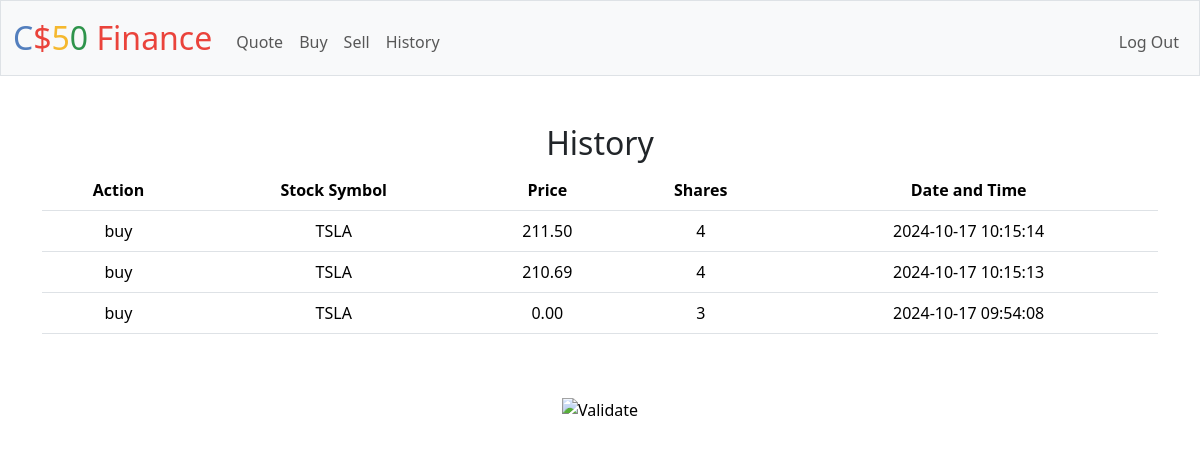
/history (signed in), run on an earlier commit of the app's database.
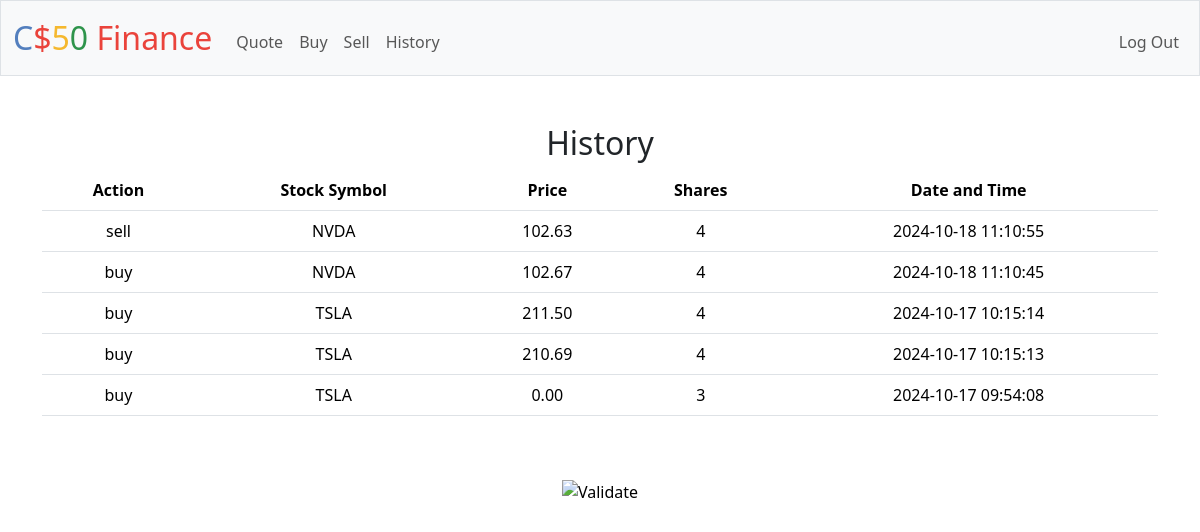
And on a later commit of the database.
### tables this page shows
CREATE TABLE history(
    id INTEGER PRIMARY KEY AUTOINCREMENT,
    user_id INTEGER NOT NULL,
    symbol TEXT NOT NULL,
    shares INTEGER NOT NULL,
    price REAL NOT NULL,
    action TEXT NOT NULL,
    timestamp DATETIME DEFAULT CURRENT_TIMESTAMP,
    FOREIGN KEY(user_id) REFERENCES users(id)
);

### app.py (the view)
@app.route("/history")
@login_required
def history():
    user_id = session.get("user_id")
    history = db.execute("SELECT symbol, shares, price, action, timestamp FROM history WHERE user_id = ? ORDER BY timestamp DESC", user_id)
    return render_template("history.html", history=history)

### app.py (called while the page is built)
@app.after_request
def after_request(response):
    response.headers["Cache-Control"] = "no-cache, no-store, must-revalidate"
    response.headers["Expires"] = 0
    response.headers["Pragma"] = "no-cache"
    return response

### helpers.py (called while the page is built)
def login_required(f):
    @wraps(f)
    def decorated_function(*args, **kwargs):
        if session.get("user_id") is None:
            return redirect("/login")
        return f(*args, **kwargs)
    return decorated_function

### templates/history.html (shortened to what this page needs)
{% extends "layout.html" %}
{% block main %}
    <h2>History</h2>
    <table class="table">
        <thead>
            <tr>
                <th>Action</th>
                <th>Stock Symbol</th>
                <th>Price</th>
                <th>Shares</th>
                <th>Date and Time</th>
            </tr>
        </thead>
        <tbody>
            {% for history in history %}
            <tr>
                <td>{{ history.action }}</td>
                <td>{{ history.symbol }}</td>
                <td>
                    {% if history.price is not none %}
                    {{ "%.2f"|format(history.price | float) }}
                    {% else %}
                    N/A
                    {% endif %}
                </td>
                <td>{{ history.shares }}</td>
                <td>{{ history.timestamp }}</td>
            </tr>
            {% endfor %}
        </tbody>
    </table>
{% endblock %}

### templates/layout.html (shortened to what this page needs)
<!DOCTYPE html>
<html lang="en">
    <head>
        <link href="https://cdn.jsdelivr.net/npm/bootstrap@5.3.3/dist/css/bootstrap.min.css" rel="stylesheet">
        <link href="/static/styles.css" rel="stylesheet">
    </head>
    <body>
        <nav class="bg-light border navbar navbar-expand-md navbar-light">
            <div class="container-fluid">
                <a class="navbar-brand" href="/"><span class="blue">C</span><span class="red">$</span><span class="yellow">5</span><span class="green">0</span> <span class="red">Finance</span></a>
                <div class="collapse navbar-collapse" id="navbar">
                    {% if session["user_id"] %}
                        <ul class="navbar-nav me-auto mt-2">
                            <li class="nav-item"><a class="nav-link" href="/quote">Quote</a></li>
                            <li class="nav-item"><a class="nav-link" href="/buy">Buy</a></li>
                            <li class="nav-item"><a class="nav-link" href="/sell">Sell</a></li>
                            <li class="nav-item"><a class="nav-link" href="/history">History</a></li>
                        </ul>
                        <ul class="navbar-nav ms-auto mt-2">
                            <li class="nav-item"><a class="nav-link" href="/logout">Log Out</a></li>
                        </ul>
                    {% else %}
                        <ul class="navbar-nav ms-auto mt-2">
                            <li class="nav-item"><a class="nav-link" href="/register">Register</a></li>
                            <li class="nav-item"><a class="nav-link" href="/login">Log In</a></li>
                        </ul>
                    {% endif %}
                </div>
            </div>
        </nav>
        <main class="container py-5 text-center">
            {% block main %}{% endblock %}
        </main>
        <footer class="mb-5">
            <form action="https://validator.w3.org/check" class="text-center" enctype="multipart/form-data" method="post" target="_blank">
                <input alt="Validate" src="/static/I_heart_validator.png" type="image">
            </form>
        </footer>
    </body>
</html>

### static/styles.css (style rules this page uses)
nav .navbar-brand { font-size: xx-large; }
nav .navbar-brand .blue { color: #537fbe; }
nav .navbar-brand .red { color: #ea433b; }
nav .navbar-brand .yellow { color: #f5b82e; }
nav .navbar-brand .green { color: #2e944b; }

What changed in the data, as far as the page shows it:
added history: action "sell", symbol "NVDA", price "102.63", shares "4", timestamp "2024-10-18 11:10:55"
added history: action "buy", symbol "NVDA", price "102.67", shares "4", timestamp "2024-10-18 11:10:45"
